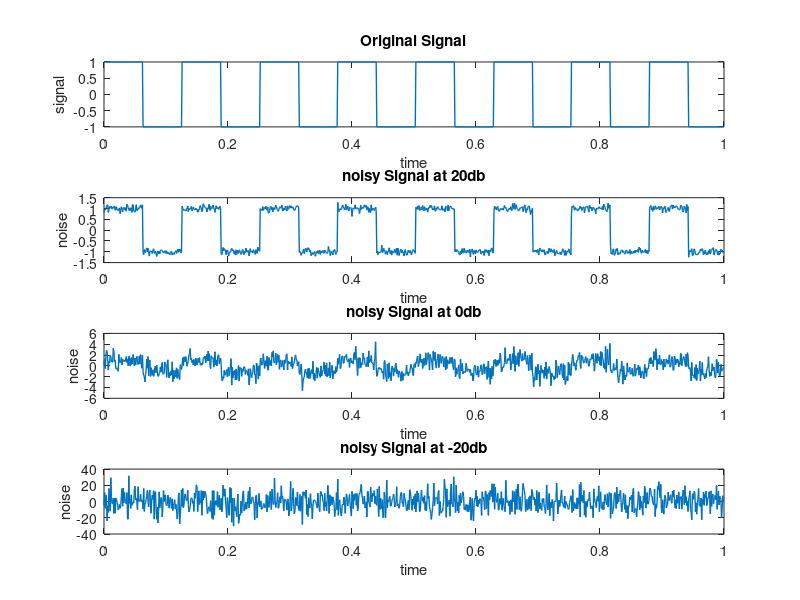

MATLAB code for this plot:
clc;
clear all;
close all;

#Parameters
Fs = 1000;            # sampling frequency
T = 1;                #signal duration in 1 sec
t = 0:1/Fs:T-1/Fs;    #time vectorize

# signal generation (square signal)
signal = square(t*50);

#Noise generation
SNR_db1 = 20;
noise_power1 = var(signal) / (10^(SNR_db1/10));
noise1 = sqrt(noise_power1) * randn(size(t));

SNR_db2 = 0;
noise_power2 = var(signal) / (10^(SNR_db2/10));
noise2 = sqrt(noise_power2) * randn(size(t));

SNR_db3 = -20;
noise_power3 = var(signal) / (10^(SNR_db3/10));
noise3 = sqrt(noise_power3) * randn(size(t));

# Add noise to the signal
noisy_signal1 = signal + noise1;
noisy_signal2 = signal + noise2;
noisy_signal3 = signal + noise3;

subplot(4,1,1);
plot(t,signal,"Linewidth",1);
title('Original Signal');
xlabel('time');
ylabel('signal');

subplot(4,1,2);
plot(t,noisy_signal1,"Linewidth",1);
title('noisy Signal at 20db');
xlabel('time');
ylabel('noise');

subplot(4,1,3);
plot(t,noisy_signal2,"Linewidth",1);
title('noisy Signal at 0db');
xlabel('time');
ylabel('noise');

subplot(4,1,4);
plot(t,noisy_signal3,"Linewidth",1);
title('noisy Signal at -20db');
xlabel('time');
ylabel('noise');



